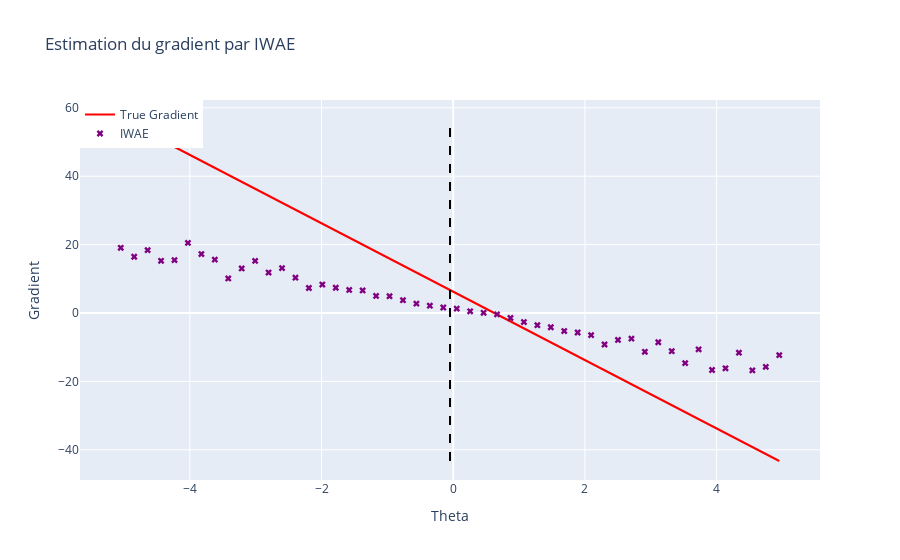

Here is the notebook cell this chart was saved with:
### Code cell
Code.plot_gradient(r, x, noised_A, noised_b, theta_true, n_simulations, 'IWAE')
